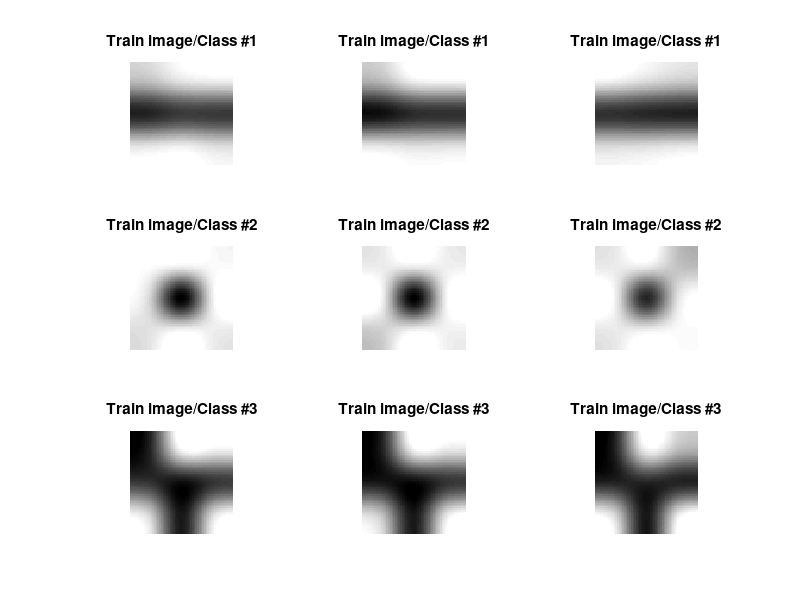
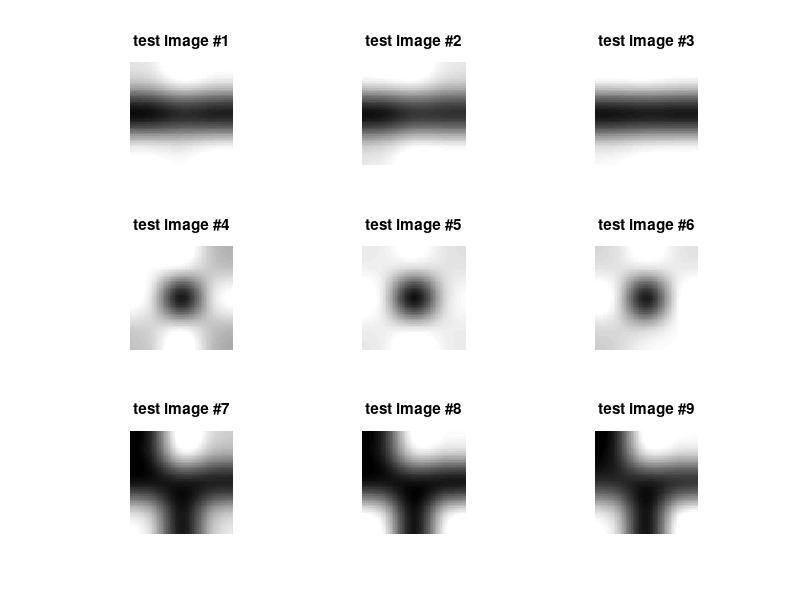

Write MATLAB code to recreate these figures, in order. (Note: this script raises an error after producing the figures.)
clear memory
clear all
clc
nump=3;  % number of classes
 
n=3;     % number of images per class

% training images reshaped into columns in P 
% image size (3x3) reshaped to (1x9)


% training images 
P=[196    35   234   232    59   244   243    57   226; ...
   188    15   236   244    44   228   251    48   230; ...    % class 1
   246    48   222   225    40   226   208    35   234; ...
   
   255   223   224   255     0   255   249   255   235; ...
   234   255   205   251     0   251   238   253   240; ...    % class 2
   232   255   231   247    38   246   190   236   250; ...
   
   25     53   224   255    15    25   249    55   235; ...
   24     25   205   251    10    25   238    53   240; ...    % class 3
   22     35   231   247    38    24   190    36   250]';

% testing images 
N=[208    16   235   255    44   229   236    34   247; ...
   245    21   213   254    55   252   215    51   249; ...    % class 1
   248    22   225   252    30   240   242    27   244; ...
   
   255   241   208   255    28   255   194   234   188; ...
   237   243   237   237    19   251   227   225   237; ...    % class 2
   224   251   215   245    31   222   233   255   254; ...
   
    25    21   208   255    28    25   194    34   188; ...
    27    23   237   237    19    21   227    25   237; ...    % class 3
    24    49   215   245    31    22   233    55   254]';

% Normalization
P=P/256;
N=N/256;

% display the training images 
figure(1),
for i=1:n*nump
    im=reshape(P(:,i), [3 3]);
    im=imresize(im,20);        % resize the image to make it clear
    subplot(nump,n,i),imshow(im);title(strcat('Train image/Class #', int2str(ceil(i/n))))
end
% display the testing images 
figure,
for i=1:n*nump
    im=reshape(N(:,i), [3 3]);
    im=imresize(im,20);        % resize the image to make it clear 
    subplot(nump,n,i),imshow(im);title(strcat('test image #', int2str(i)))
end


% targets
T=[  1  1   1   0   0   0   0   0   0
     0  0   0   1   1   1   0   0   0
     0  0   0   0   0   0   1   1   1 ];


S1=5;   % number of hidden layers
S2=3;   % number of output layers (= number of classes)

[R,Q]=size(P); 
epochs = 10000;      % number of iterations
goal_err = 10e-5;    % goal error
a=0.3;                        % define the range of random variables
b=-0.3;
W1=a + (b-a) *rand(S1,R);     % Weights between Input and Hidden Neurons
W2=a + (b-a) *rand(S2,S1);    % Weights between Hidden and Output Neurons
b1=a + (b-a) *rand(S1,1);     % Weights between Input and Hidden Neurons
b2=a + (b-a) *rand(S2,1);     % Weights between Hidden and Output Neurons
n1=W1*P;
A1=logsig(n1);
n2=W2*A1;
A2=logsig(n2);
e=A2-T;
error =0.5* mean(mean(e.*e));    
nntwarn off
for  itr =1:epochs
    if error <= goal_err 
        break
    else
         for i=1:Q
            df1=dlogsig(n1,A1(:,i));
            df2=dlogsig(n2,A2(:,i));
            s2 = -2*diag(df2) * e(:,i);			       
            s1 = diag(df1)* W2'* s2;
            W2 = W2-0.1*s2*A1(:,i)';
            b2 = b2-0.1*s2;
            W1 = W1-0.1*s1*P(:,i)';
            b1 = b1-0.1*s1;

            A1(:,i)=logsig(W1*P(:,i),b1);
            A2(:,i)=logsig(W2*A1(:,i),b2);
         end
            e = T - A2;
            error =0.5*mean(mean(e.*e));
            disp(sprintf('Iteration :%5d        mse :%12.6f%',itr,error));
            mse(itr)=error;
    end
end

threshold=0.9;   % threshold of the system (higher threshold = more accuracy)

% training images result

%TrnOutput=real(A2)
TrnOutput=real(A2>threshold)    

% applying test images to NN
n1=W1*N;
A1=logsig(n1);
n2=W2*A1;
A2test=logsig(n2);

% testing images result

%TstOutput=real(A2test)
TstOutput=real(A2test>threshold)


% recognition rate
wrong=size(find(TstOutput-T),1);
recognition_rate=100*(size(N,2)-wrong)/size(N,2)